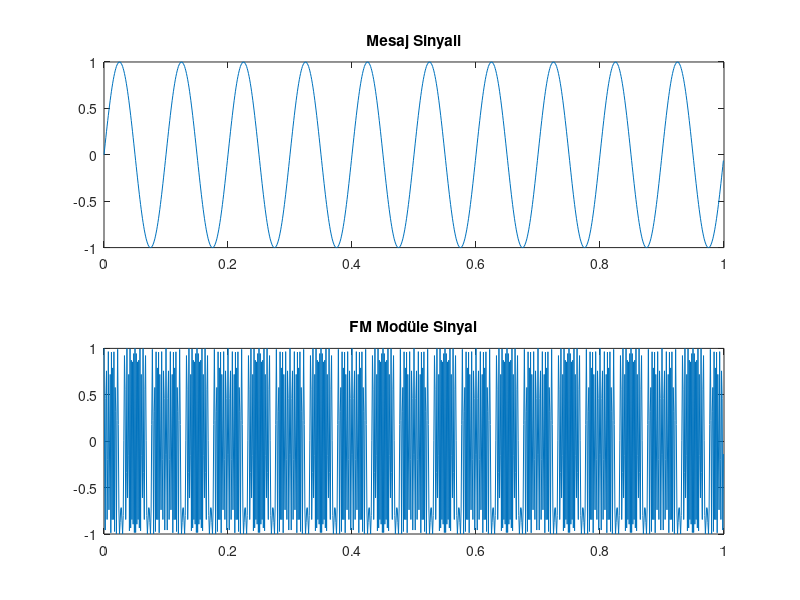

Write the MATLAB code that produced this figure.
% Sinyal oluşturma
fs = 1000; 
t = 0:1/fs:1-1/fs;
message = sin(2*pi*10*t); % Mesaj sinyali
fc = 100; % Taşıyıcı frekans
fm_signal = cos(2*pi*fc*t + 2*pi*10*message); % FM modüle edilmiş sinyal

% Grafik
figure;
subplot(2,1,1); plot(t, message); title('Mesaj Sinyali');
subplot(2,1,2); plot(t, fm_signal); title('FM Modüle Sinyal');

%Bu örnekte:

%Amaç: Mesaj sinyalini taşıyıcı frekans ile modüle ederek iletim için bir FM sinyali oluşturmak.
%Kod Açıklaması:
%10 Hz%lik bir mesaj sinyali ve 100 Hz’lik bir taşıyıcı frekans üretiliyor.
%Mesaj sinyali taşıyıcı frekansa bindiriliyor (frekans modülasyonu).
%Modüle edilmiş sinyal zaman alanında görselleştiriliyor.
%Sonuç: İletişim sistemlerinde kullanılan bir FM sinyali elde ediliyor.